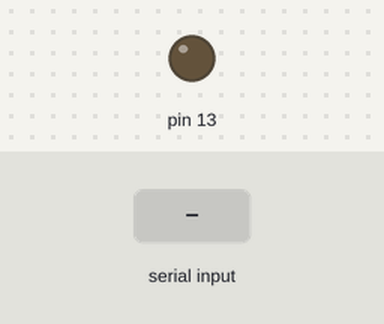
Recording of a sketch running on a simulated Arduino Uno, built with avr-gcc and run on an emulated ATmega328P. Shown: output pins drawn as LEDs (lit = HIGH). The inputs (shaded band) are chosen by the test bench.

Above: at 1.2 s.
1.3 s: "1" received over the second serial link
At 1.6 s:
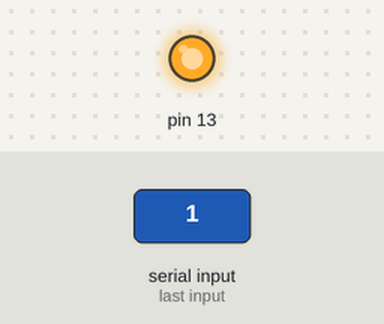
Timing chart, 0 to 4.3 s (numbered marks = the images above; inputs shaded):
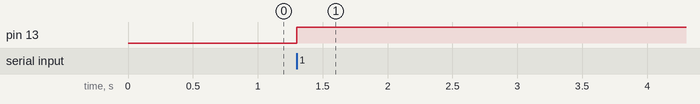

Measured:
- after the input at 1.3 s, pin 13: LOW → HIGH at once

The sketch:

Slave_Bluetooth_Test.ino
```cpp
#include <SoftwareSerial.h>

int bluetoothTx = 2;  // TX-O pin of bluetooth mate, Arduino D2
int bluetoothRx = 3;  // RX-I pin of bluetooth mate, Arduino D3

SoftwareSerial bluetooth(bluetoothTx, bluetoothRx);
void setup() {
  Serial.begin(9600);  // Begin the serial monitor at 9600bps
  bluetooth.begin(115200);  // The Bluetooth Mate defaults to 115200bps
  pinMode(13,OUTPUT);
}

void loop() {
  // put your main code here, to run repeatedly:
  if(bluetooth.available())  // If stuff was typed in the serial monitor
  {
      digitalWrite(13, HIGH);
  }
}
```
